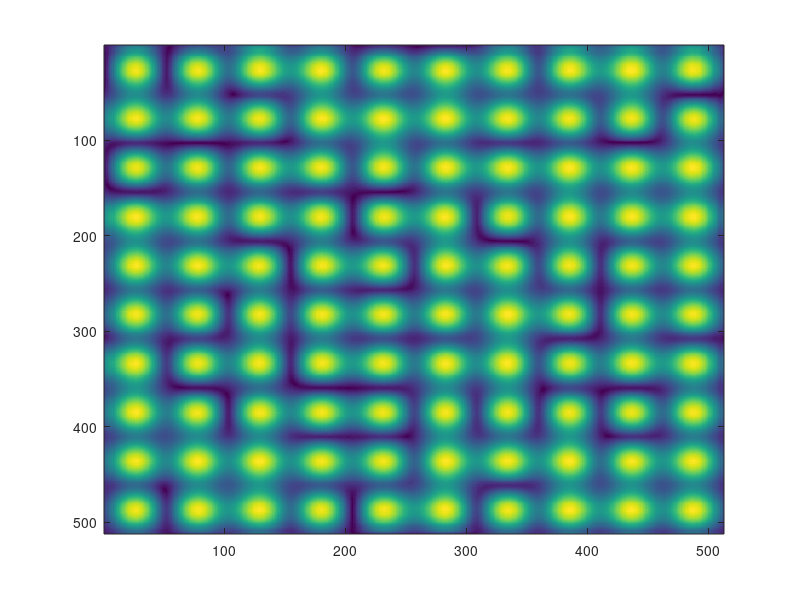

MATLAB code to generate this figure:
function nls_ic

  %fname_out='g05h10r113m10.psi.0000';
  %N=512;  L=12.8; h0=1.0;  r0=0.61;  nc=9; Mcorner = 1.0;
  %N=8; L=0.8; nc=1;

   fname_out='test.psi.0000';
   N=512;  L=25.6; h0=0.5;  r0=1.13;  nc=10; Mcorner = 1.0;



  rand(3);

  psi = zeros(N,N);

  %--- grid of gaussians with random phases

  for ic=0:nc-1

    x0 = (ic+0.5)*L/nc;
    x = (0:N-1)*L/N + x0;

    ind=find(x<-L/2); 
    x(ind)=x(ind)+L;

    ind=find(x>L/2); 
    x(ind)=x(ind)-L;

    for jc=0:nc-1

      y0 = (jc+0.5)*L/nc;

      y = (0:N-1)*L/N + y0;

      ind=find(y<-L/2); 
      y(ind)=y(ind)+L;

      ind=find(y>L/2); 
      y(ind)=y(ind)-L;

      [X, Y] = meshgrid (x, y);
 
      a0 = h0*exp(rand*2*pi*i);
      h = a0*exp( - (X.^2 + Y.^2)/r0^2 );

      psi = psi + h;

    end

  end

  
  %--- domain-size modulation by cos


    x0 = 0.5*L;
    x = (0:N-1)*L/N + x0;

    ind=find(x<-L/2); 
    x(ind)=x(ind)+L;

    ind=find(x>L/2); 
    x(ind)=x(ind)-L;


    y0 = 0.5*L;
    y = (0:N-1)*L/N + y0;

    ind=find(y<-L/2); 
    y(ind)=y(ind)+L;

    ind=find(y>L/2); 
    y(ind)=y(ind)-L;

    [X, Y] = meshgrid (x, y);
 
    M = cos(2*pi*X/L)+cos(2*pi*Y/L);
    M = (M+2)/4*(1-Mcorner) + Mcorner;
 
    psi = psi.*M;


  %-- trim specrum to avoid refinement

    p = fftn(psi);
    ind=N/8:N-N/8;
    p(ind,:) = 0;
    p(:,ind) = 0;
    psi = ifftn(p);

  %-- save IC to file

    N_particles = sum(sum(psi.*conj(psi)))*(L*L)/(N*N)
    per_collapse = N_particles/(nc*nc)
    avg_psi = sum(sum(abs(psi)))/(N*N)

    imagesc(abs(psi))


    %p=fftn(psi)/N/N;    
    %pp = p.*conj(p);
    %plot(1:N, pp(1,:))
    %imagesc(log(pp));

    return

    p  = zeros(2,N,N);
    p(1,:,:) = real(psi);
    p(2,:,:) = imag(psi);

    p=reshape(p,N*N*2,1);

    f = fopen(fname_out, 'wb');
    fwrite(f, p, 'double');
    fclose(f);

end

